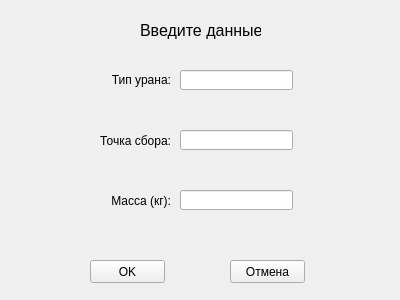
<?xml version="1.0" encoding="UTF-8"?>
<ui version="4.0">
 <class>AddForm</class>
 <widget class="QWidget" name="AddForm">
  <property name="geometry">
   <rect>
    <x>0</x>
    <y>0</y>
    <width>400</width>
    <height>300</height>
   </rect>
  </property>
  <property name="windowTitle">
   <string>Форма добавления</string>
  </property>
  <widget class="QPushButton" name="okButton">
   <property name="geometry">
    <rect>
     <x>90</x>
     <y>260</y>
     <width>75</width>
     <height>23</height>
    </rect>
   </property>
   <property name="text">
    <string>OK</string>
   </property>
  </widget>
  <widget class="QPushButton" name="cancelButton">
   <property name="geometry">
    <rect>
     <x>230</x>
     <y>260</y>
     <width>75</width>
     <height>23</height>
    </rect>
   </property>
   <property name="text">
    <string>Отмена</string>
   </property>
  </widget>
  <widget class="QLabel" name="label">
   <property name="geometry">
    <rect>
     <x>140</x>
     <y>20</y>
     <width>121</width>
     <height>21</height>
    </rect>
   </property>
   <property name="font">
    <font>
     <pointsize>12</pointsize>
    </font>
   </property>
   <property name="text">
    <string>Введите данные</string>
   </property>
  </widget>
  <widget class="QLineEdit" name="typeEdit">
   <property name="geometry">
    <rect>
     <x>180</x>
     <y>70</y>
     <width>113</width>
     <height>20</height>
    </rect>
   </property>
  </widget>
  <widget class="QLineEdit" name="placeEdit">
   <property name="geometry">
    <rect>
     <x>180</x>
     <y>130</y>
     <width>113</width>
     <height>20</height>
    </rect>
   </property>
  </widget>
  <widget class="QLineEdit" name="massEdit">
   <property name="geometry">
    <rect>
     <x>180</x>
     <y>190</y>
     <width>113</width>
     <height>20</height>
    </rect>
   </property>
  </widget>
  <widget class="QLabel" name="label_2">
   <property name="geometry">
    <rect>
     <x>90</x>
     <y>70</y>
     <width>81</width>
     <height>20</height>
    </rect>
   </property>
   <property name="layoutDirection">
    <enum>Qt::LeftToRight</enum>
   </property>
   <property name="text">
    <string>Тип урана:</string>
   </property>
   <property name="alignment">
    <set>Qt::AlignRight|Qt::AlignTrailing|Qt::AlignVCenter</set>
   </property>
  </widget>
  <widget class="QLabel" name="label_3">
   <property name="geometry">
    <rect>
     <x>100</x>
     <y>130</y>
     <width>71</width>
     <height>21</height>
    </rect>
   </property>
   <property name="text">
    <string>Точка сбора:</string>
   </property>
   <property name="alignment">
    <set>Qt::AlignRight|Qt::AlignTrailing|Qt::AlignVCenter</set>
   </property>
  </widget>
  <widget class="QLabel" name="label_4">
   <property name="geometry">
    <rect>
     <x>100</x>
     <y>190</y>
     <width>71</width>
     <height>21</height>
    </rect>
   </property>
   <property name="text">
    <string>Масса (кг):</string>
   </property>
   <property name="alignment">
    <set>Qt::AlignRight|Qt::AlignTrailing|Qt::AlignVCenter</set>
   </property>
  </widget>
 </widget>
 <resources/>
 <connections/>
</ui>
